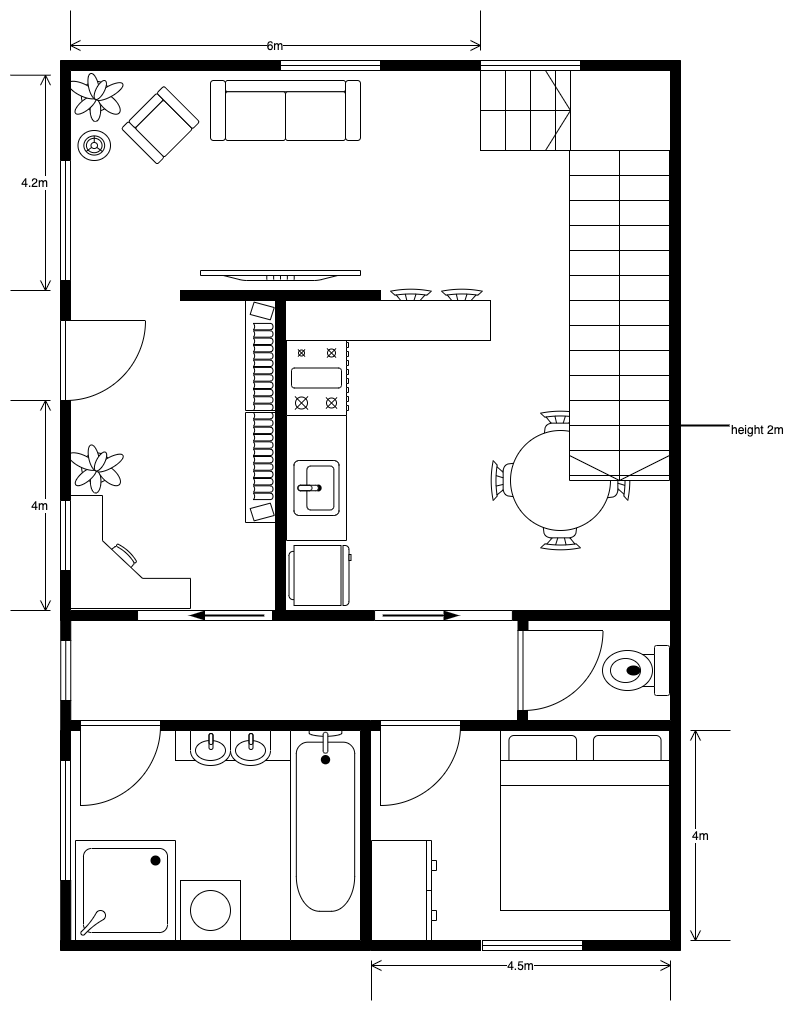
#> input picture testfloorplan3.png, 795 x 1011 px, found by its file name
$ python testing_doors.py
#> lines starting #> are read from the running program, lines starting #| are printed output that depends on the picture; after the words box and inside, x2 and y2 are one past the last pixel; in counts of white or black regions, pixels touching at a corner belong together
import cv2
import numpy as np
import matplotlib.pyplot as plt

# Load the image
image_path = "C:/Users/Aryan/OneDrive/Desktop/My Codes/floor planner/testfloorplan3.png"
image = cv2.imread(image_path)
#> image is the input picture: shape (1011, 795, 3); min 0, max 255, mean 235.1

# Convert to grayscale
gray = cv2.cvtColor(image, cv2.COLOR_BGR2GRAY)

# Apply Gaussian blur to reduce noise
blurred = cv2.GaussianBlur(gray, (5, 5), 0)
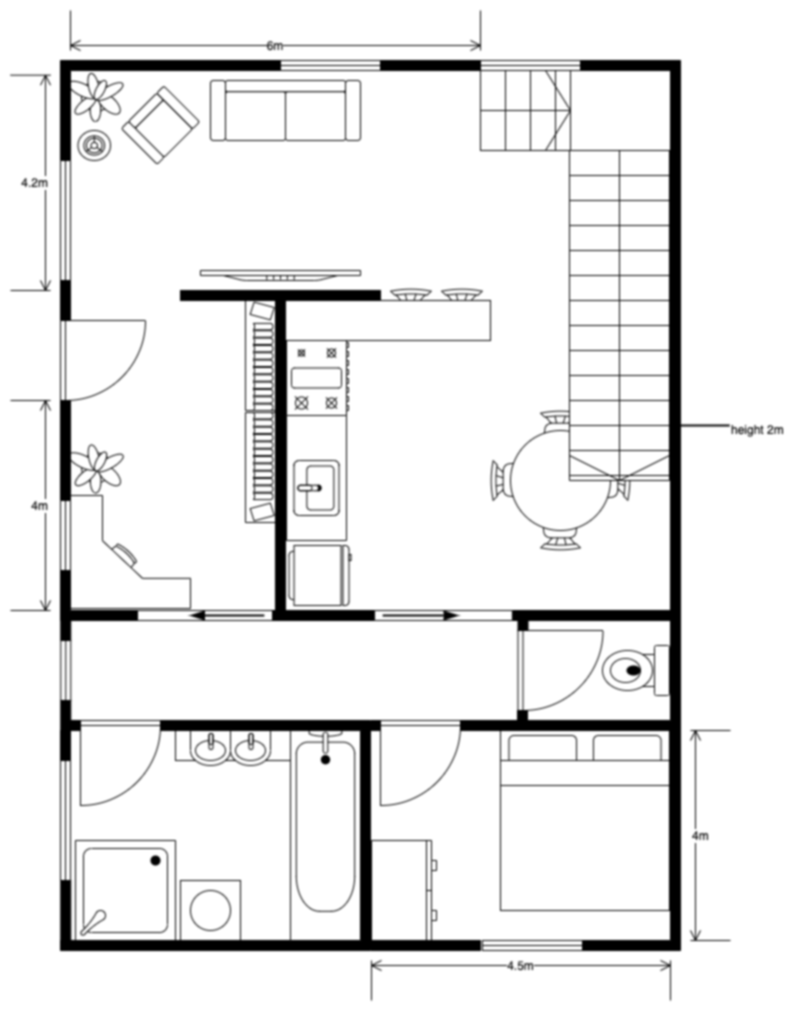
#> blurred: shape (1011, 795); min 0, max 255, mean 235

# Use Canny edge detection
edges = cv2.Canny(blurred, 50, 150)
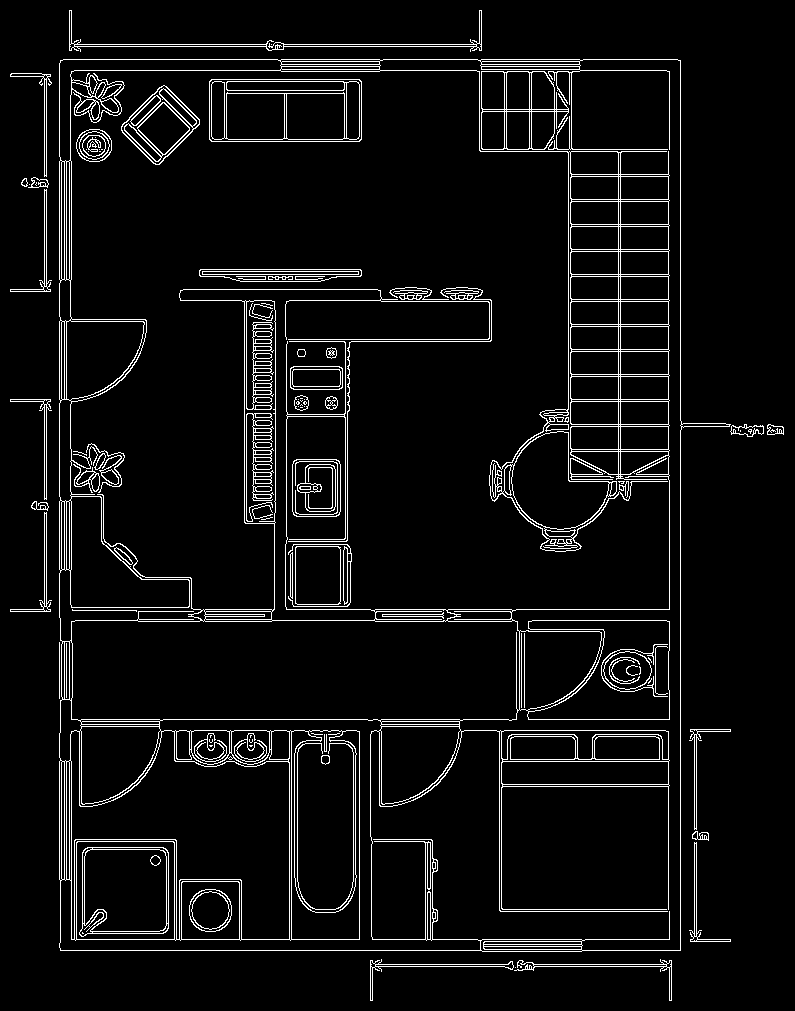
#> edges: shape (1011, 795); 5.7% white in thin lines or dots

# Find contours in the edge-detected image
contours, _ = cv2.findContours(edges, cv2.RETR_TREE, cv2.CHAIN_APPROX_SIMPLE)
#> contours = 519 contours, 142 with area under 20; largest, box (x1, y1, x2, y2) and area: (59, 59, 731, 952) 553270, (59, 70, 670, 642) 252696, (370, 59, 682, 951) 82224, (71, 620, 520, 721) 43999, (70, 730, 290, 940) 22968

# Create a copy of the image for visualization
output_image = image.copy()

def is_door_pattern(contour):
    # Approximate the contour
    approx = cv2.approxPolyDP(contour, 0.02 * cv2.arcLength(contour, True), True)

    # Check for a rectangular shape
    if len(approx) == 4:
        x, y, w, h = cv2.boundingRect(approx)
        aspect_ratio = w / float(h)

        # Check for aspect ratio typical of a window (e.g., long and narrow)
        if 2.0 < aspect_ratio < 10.0 and 20 < w < 200 and 5 < h < 50:
            return True
    return False

# List to store the coordinates of detected windows
window_coords = []

# Iterate through contours to detect windows
for contour in contours:
    if is_door_pattern(contour):
        x, y, w, h = cv2.boundingRect(contour)
        window_coords.append((x, y, w, h))
        # Draw the detected window on the image
        cv2.rectangle(output_image, (x, y), (x + w, y + h), (0, 0, 255), 2)
#> this loop made 519 passes
#> (approx in is_door_pattern, aspect_ratio in is_door_pattern) on passes 2, 8, 12, 21, 26, 35, 45, 49, 58: ([[671, 1000], [671, 960], [514, 970], [666, 966]], 3.85), ([[370, 1000], [375, 966], [512, 961], [370, 960]], 3.49), ([[694, 842], [690, 941], [730, 941], [696, 936]], 0.41), ([[730, 729], [690, 729], [694, 829], [696, 734]], 0.406), ([[46, 512], [44, 606], [10, 611], [50, 611]], 0.41), ([[768, 428], [769, 427], [770, 428], [769, 429]], 1), ([[10, 399], [44, 404], [46, 499], [50, 399]], 0.406), ([[46, 189], [44, 286], [10, 291], [50, 291]], 0.398), ([[32, 181], [33, 180], [34, 181], [33, 182]], 1)
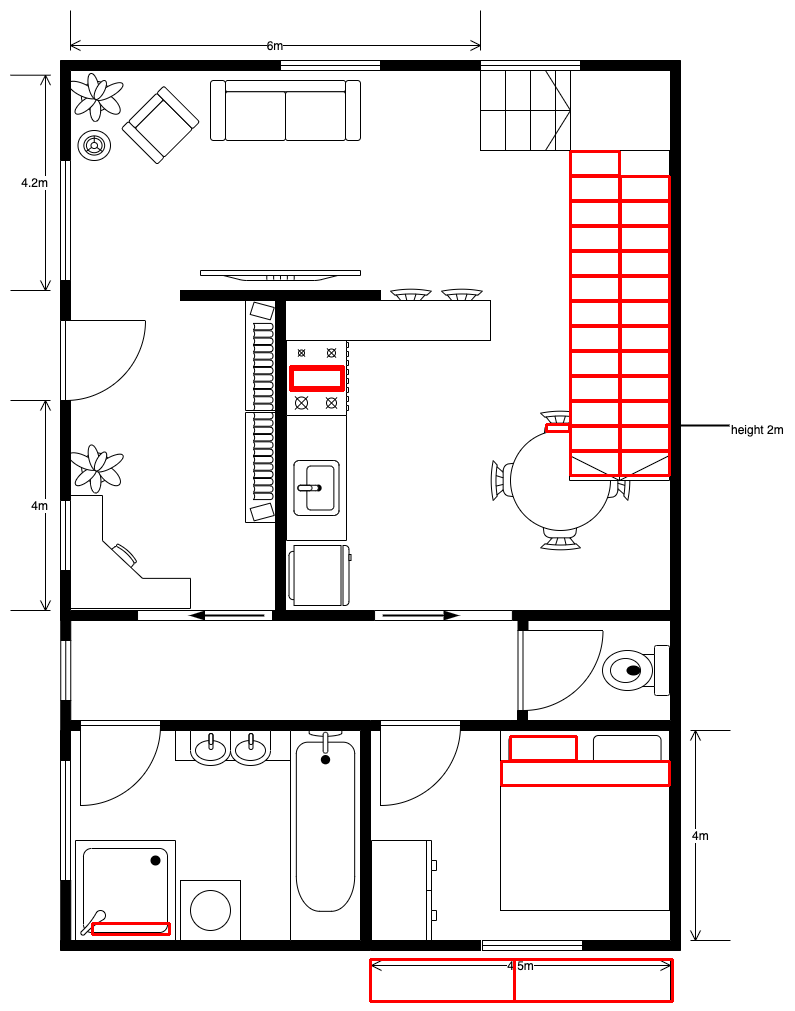
#> output_image: shape (1011, 795, 3); 1.64% of pixels changed, all inside (x1, y1, x2, y2) = (91, 150, 674, 1003)
#> after the loop, window_coords = 34 items, first 6: (514, 959, 158, 42), (370, 959, 144, 42), (92, 923, 77, 11), (501, 761, 168, 24), (510, 736, 66, 24), (620, 451, 49, 24)

# Plot the result
plt.figure(figsize=(10, 10))
plt.subplot(1, 2, 1)
plt.title("Detected Doors")
plt.imshow(cv2.cvtColor(output_image, cv2.COLOR_BGR2RGB))
plt.axis("off")

# Plot the windows on a Matplotlib graph
plt.subplot(1, 2, 2)
plt.title("Door Locations")
for (x, y, w, h) in window_coords:
    plt.plot([x, x + w], [y, y], color='blue', linewidth=2)
    plt.plot([x + w, x + w], [y, y + h], color='blue', linewidth=2)
    plt.plot([x + w, x], [y + h, y + h], color='blue', linewidth=2)
    plt.plot([x, x], [y + h, y], color='blue', linewidth=2)
#> this loop made 34 passes
#> (x, y, w, h) on passes 1 to 12: (514, 959, 158, 42), (370, 959, 144, 42), (92, 923, 77, 11), (501, 761, 168, 24), (510, 736, 66, 24), (620, 451, 49, 24), (570, 451, 49, 24), (620, 426, 49, 24), (570, 426, 49, 24), (546, 424, 23, 7), (620, 401, 49, 24), (570, 401, 49, 24)

plt.gca().invert_yaxis()
plt.axis("equal")
plt.show()
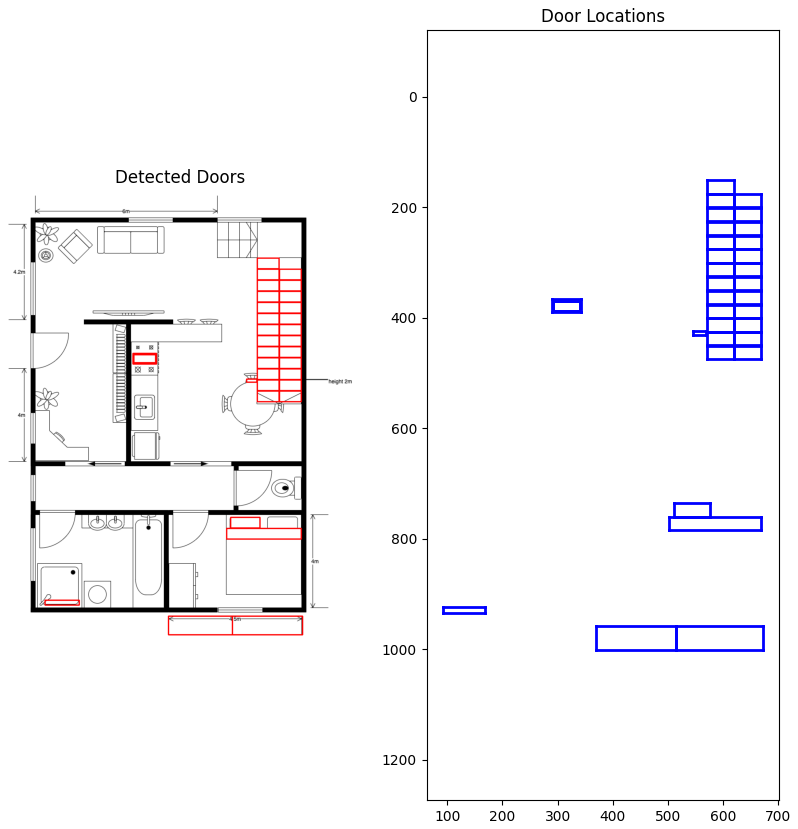
#> figure drawn by matplotlib, 2 panels

$ run again, with testfloorplan5.png copied over testfloorplan3.png
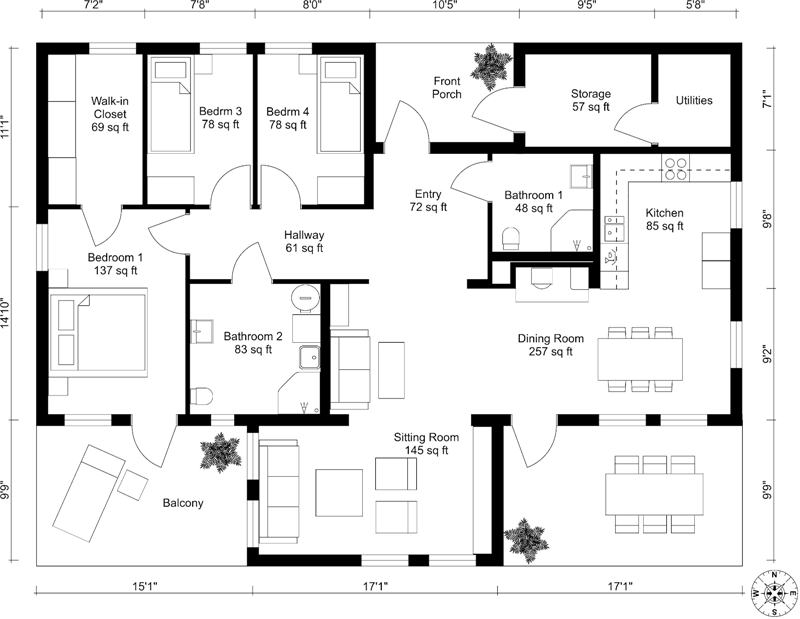
#> input picture testfloorplan5.png, 800 x 619 px, found by its file name
#> image is the input picture: shape (619, 800, 3); mean B, G, R 231.3, 231.3, 231.3
#> `edges = cv2.Canny(blurred, 50, 150)`:
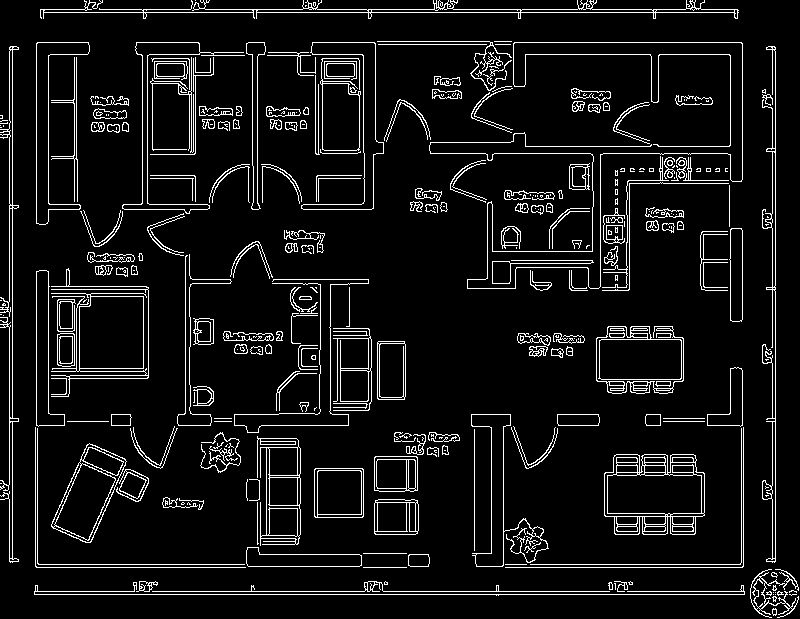
#> edges: shape (619, 800); 7.6% white in thin lines or dots
#> contours = 684 contours, 384 with area under 20; largest, box (x1, y1, x2, y2) and area: (604, 454, 705, 535) 7120, (51, 268, 149, 397) 4807, (79, 296, 144, 369) 4496, (51, 443, 127, 543) 3954, (596, 326, 684, 394) 3935
#> the loop `for contour in contours:` made 684 passes
#> (approx in is_door_pattern, aspect_ratio in is_door_pattern) on passes 17, 35, 43, 49, 52, 53: ([[614, 583], [615, 584], [615, 589], [615, 583]], 0.286), ([[139, 587], [140, 586], [141, 587], [140, 588]], 1), ([[758, 607], [760, 609], [758, 611], [756, 609]], 1), ([[408, 555], [408, 565], [428, 566], [428, 554]], 1.62), ([[246, 550], [248, 566], [361, 565], [359, 554]], 6.82), ([[246, 550], [359, 554], [361, 564], [248, 566]], 6.82)
#> after the loop `for contour in contours:`: window_coords = [(246, 547, 116, 20), (246, 547, 116, 20), (644, 526, 22, 6), (607, 474, 95, 41), (672, 465, 22, 8), (644, 465, 22, 8), (616, 465, 22, 8), (672, 457, 22, 6), (644, 457, 22, 6), (616, 457, 22, 6), (599, 339, 83, 41), (326, 63, 29, 14)]
#> the loop `for (x, y, w, h) in window_coords:` made 12 passes
#> `plt.show()`:
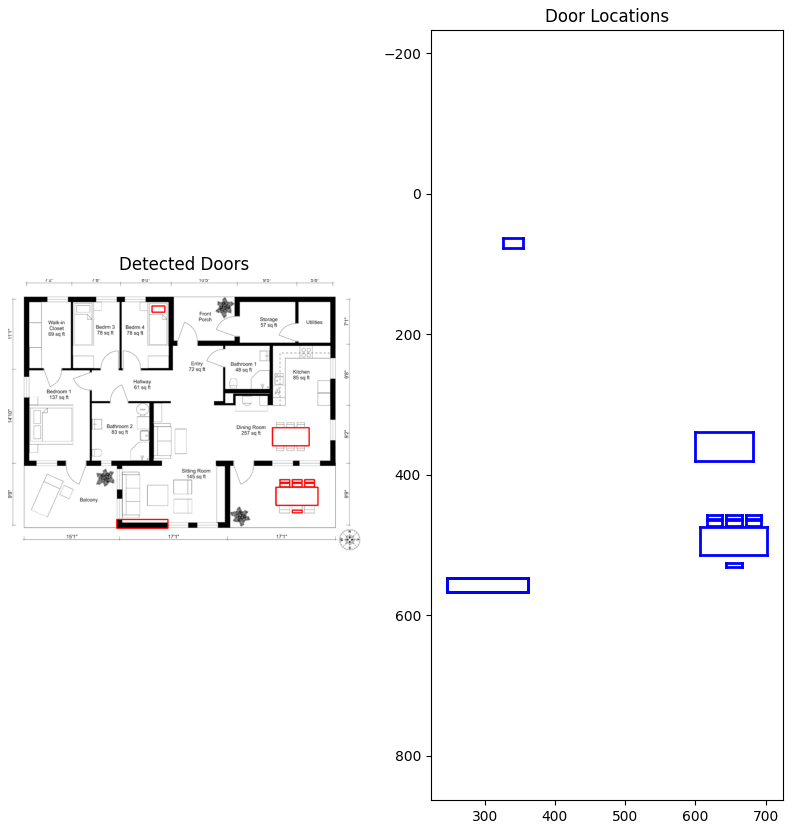
#> figure drawn by matplotlib, 2 panels
